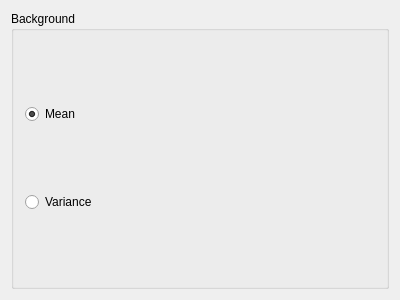
<?xml version="1.0" encoding="UTF-8"?>
<ui version="4.0">
 <class>ControlWidget</class>
 <widget class="QWidget" name="ControlWidget">
  <property name="geometry">
   <rect>
    <x>0</x>
    <y>0</y>
    <width>400</width>
    <height>300</height>
   </rect>
  </property>
  <property name="windowTitle">
   <string>ControlWidget</string>
  </property>
  <layout class="QGridLayout" name="gridLayout_2">
   <item row="0" column="0">
    <widget class="QGroupBox" name="groupBox">
     <property name="title">
      <string>Background</string>
     </property>
     <layout class="QGridLayout" name="gridLayout">
      <item row="0" column="0">
       <widget class="QRadioButton" name="radioButtonBackgroundMean">
        <property name="text">
         <string>Mean</string>
        </property>
        <property name="checked">
         <bool>true</bool>
        </property>
       </widget>
      </item>
      <item row="1" column="0">
       <widget class="QRadioButton" name="radioButtonBackgroundVari">
        <property name="text">
         <string>Variance</string>
        </property>
       </widget>
      </item>
     </layout>
    </widget>
   </item>
  </layout>
 </widget>
 <layoutdefault spacing="6" margin="11"/>
 <resources/>
 <connections/>
</ui>
